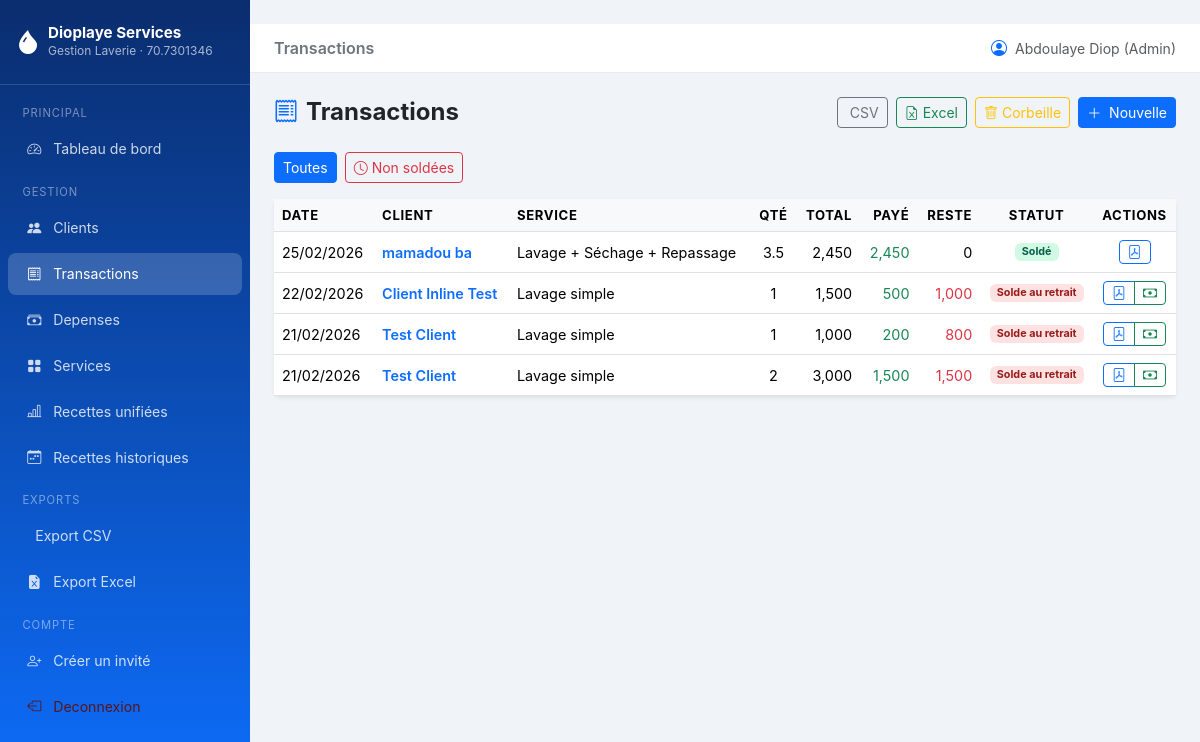
Before: /transactions/ (signed in) with the older database file.
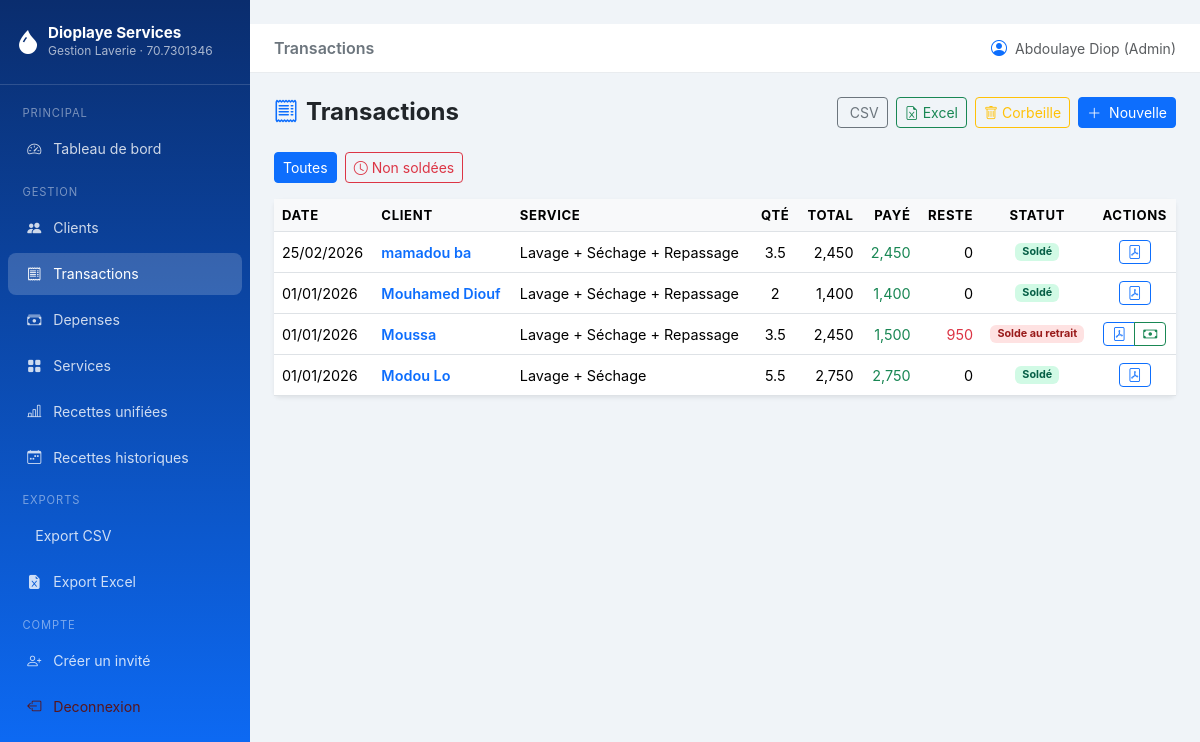
After: the same page with the newer database file.
### models.py (models this page shows, shortened)
class User(UserMixin, db.Model):
    __tablename__ = "users"
    id = db.Column(db.Integer, primary_key=True)
    username = db.Column(db.String(64), unique=True, nullable=False)
    email = db.Column(db.String(120), unique=True, nullable=False)
    password_hash = db.Column(db.String(256), nullable=False)
    role = db.Column(db.String(20), nullable=False, default="invite")
    is_active = db.Column(db.Boolean, default=True)
    created_at = db.Column(db.DateTime, default=datetime.utcnow)
    @property
    def is_admin(self) -> bool:
        return (self.role or "").lower() == "admin"

class Transaction(db.Model):
    __tablename__ = "transactions"
    TYPE_CHOICES = ["recette"]
    id = db.Column(db.Integer, primary_key=True)
    client_id = db.Column(db.Integer, db.ForeignKey("clients.id"), nullable=False)
    service_id = db.Column(db.Integer, db.ForeignKey("services.id"), nullable=False)
    quantite = db.Column(db.Float, nullable=False, default=1.0)
    total = db.Column(db.Float, nullable=False)
    montant_paye = db.Column(db.Float, default=0.0)
    type_transaction = db.Column(db.String(20), default="recette")
    date_transaction = db.Column(db.Date, default=date.today)
    notes = db.Column(db.String(300), nullable=True)
    created_at = db.Column(db.DateTime, default=datetime.utcnow)
    created_by_id = db.Column(db.Integer, db.ForeignKey("users.id"), nullable=True)
    deleted_at = db.Column(db.DateTime, nullable=True)
    client = db.relationship("Client", back_populates="transactions")
    service = db.relationship("Service", back_populates="transactions")
    created_by = db.relationship("User", foreign_keys=[created_by_id])
    paiements = db.relationship(
        "Paiement",
        back_populates="transaction",
        lazy="dynamic",
        cascade="all, delete-orphan",
    )
    @property
    def total_paye(self) -> float:
        if not self.id:
            return float(self.montant_paye or 0)
        result = db.session.query(
            db.func.coalesce(db.func.sum(Paiement.montant), 0)
        ).filter(
            Paiement.transaction_id == self.id
        ).scalar()
        return float(result or 0)
    @property
    def solde_restant(self) -> float:
        return max(0.0, float(self.total or 0) - self.total_paye)
    @property
    def est_solde(self) -> bool:
        return self.solde_restant <= 0

class Client(db.Model):
    __tablename__ = "clients"
    id = db.Column(db.Integer, primary_key=True)
    nom = db.Column(db.String(100), nullable=False)
    telephone = db.Column(db.String(20), nullable=True)
    adresse = db.Column(db.String(200), nullable=True)
    remarque = db.Column(db.String(300), nullable=True)
    created_at = db.Column(db.DateTime, default=datetime.utcnow)
    transactions = db.relationship(
        "Transaction",
        back_populates="client",
        lazy="dynamic",
        cascade="all, delete-orphan",
    )

class Service(db.Model):
    __tablename__ = "services"
    id = db.Column(db.Integer, primary_key=True)
    nom = db.Column(db.String(100), nullable=False, unique=True)
    prix_unitaire = db.Column(db.Float, nullable=False)
    description = db.Column(db.String(255), nullable=True)
    actif = db.Column(db.Boolean, default=True)
    created_at = db.Column(db.DateTime, default=datetime.utcnow)
    transactions = db.relationship("Transaction", back_populates="service", lazy="dynamic")

### routes/transactions.py (the view)
@transactions_bp.route("/")
@login_required
def index():
    page = request.args.get("page", 1, type=int)
    filtre = request.args.get("filtre", "tous")
    query = Transaction.query.filter(
        Transaction.deleted_at == None  # noqa: E711
    ).order_by(Transaction.date_transaction.desc())
    if filtre == "non_soldes":
        query = query.filter(Transaction.montant_paye < Transaction.total)
    pagination = query.paginate(page=page, per_page=Config.ITEMS_PER_PAGE, error_out=False)
    return render_template(
        "transactions/index.html",
        transactions=pagination.items,
        pagination=pagination,
        filtre=filtre,
    )

### templates/transactions/index.html (shortened to what this page needs)
﻿{% extends "base.html" %}
{% block page_title %}Transactions{% endblock %}
{% block content %}
<div class="d-flex justify-content-between align-items-center mb-4">
  <h4 class="fw-bold mb-0"><i class="bi bi-receipt text-primary me-2"></i>Transactions</h4>
  <div class="d-flex gap-2">
    <a href="{{ url_for('exports.transactions_csv') }}" class="btn btn-outline-secondary btn-sm">
      CSV
    </a>
    <a href="{{ url_for('exports.transactions_excel') }}" class="btn btn-outline-success btn-sm">
      <i class="bi bi-file-earmark-excel me-1"></i>Excel
    </a>
    {% if current_user.is_admin %}
    <a href="{{ url_for('transactions.corbeille') }}" class="btn btn-outline-warning btn-sm">
      <i class="bi bi-trash me-1"></i>Corbeille
    </a>
    {% endif %}
    <a href="{{ url_for('transactions.create') }}" class="btn btn-primary btn-sm">
      <i class="bi bi-plus-lg me-1"></i> Nouvelle
    </a>
  </div>
</div>
<div class="mb-3 d-flex gap-2">
  <a href="{{ url_for('transactions.index', filtre='tous') }}"
     class="btn btn-sm {% if filtre == 'tous' %}btn-primary{% else %}btn-outline-primary{% endif %}">
    Toutes
  </a>
  <a href="{{ url_for('transactions.index', filtre='non_soldes') }}"
     class="btn btn-sm {% if filtre == 'non_soldes' %}btn-danger{% else %}btn-outline-danger{% endif %}">
    <i class="bi bi-clock me-1"></i>Non soldées
  </a>
</div>
<div class="card border-0 shadow-sm">
  <div class="card-body p-0">
    <div class="table-responsive">
      <table class="table table-hover mb-0">
        <thead>
          <tr>
            <th>Date</th>
            <th>Client</th>
            <th>Service</th>
            <th class="text-center">Qté</th>
            <th class="text-end">Total</th>
            <th class="text-end">Payé</th>
            <th class="text-end">Reste</th>
            <th class="text-center">Statut</th>
            <th class="text-center">Actions</th>
          </tr>
        </thead>
        <tbody>
          {% for tx in transactions %}
          <tr>
            <td>{{ tx.date_transaction.strftime("%d/%m/%Y") }}</td>
            <td>
              <a href="{{ url_for('clients.detail', client_id=tx.client_id) }}"
                 class="text-decoration-none fw-semibold">{{ tx.client.nom }}</a>
            </td>
            <td>{{ tx.service.nom }}</td>
            <td class="text-center">{{ "{:g}".format(tx.quantite) }}</td>
            <td class="text-end">{{ "{:,.0f}".format(tx.total) }}</td>
            <td class="text-end text-success">{{ "{:,.0f}".format(tx.total_paye) }}</td>
            <td class="text-end {% if tx.solde_restant > 0 %}text-danger{% endif %}">
              {{ "{:,.0f}".format(tx.solde_restant) }}
            </td>
            <td class="text-center">
              {% if tx.est_solde %}
              <span class="badge badge-solde">Soldé</span>
              {% elif tx.total_paye <= 0 %}
              <span class="badge badge-du">Paiement au retrait</span>
              {% else %}
              <span class="badge badge-du">Solde au retrait</span>
              {% endif %}
            </td>
            <td class="text-center">
              <div class="btn-group btn-group-sm">
                <a href="{{ url_for('exports.recu_pdf', tx_id=tx.id) }}"
                   class="btn btn-outline-primary" title="PDF" target="_blank">
                  <i class="bi bi-file-pdf"></i>
                </a>
                {% if not tx.est_solde %}
                <a href="{{ url_for('transactions.paiement', tx_id=tx.id) }}"
                   class="btn btn-outline-success" title="Encaisser / Retrait">
                  <i class="bi bi-cash"></i>
                </a>
                {% endif %}
              </div>
            </td>
          </tr>
          {% else %}
          <tr>
            <td colspan="9" class="text-center text-muted py-4">
              <i class="bi bi-receipt fs-2 d-block mb-2"></i>Aucune transaction
            </td>
          </tr>
          {% endfor %}
        </tbody>
      </table>
    </div>
  </div>
</div>
{% endblock %}

### templates/base.html (shortened to what this page needs)
﻿<!DOCTYPE html>
<html lang="fr">
<head>
  <link rel="stylesheet" href="https://cdn.jsdelivr.net/npm/bootstrap@5.3.3/dist/css/bootstrap.min.css">
  <link rel="stylesheet" href="https://cdn.jsdelivr.net/npm/bootstrap-icons@1.11.3/font/bootstrap-icons.css">
  <link rel="stylesheet" href="{{ url_for('static', filename='css/main.css') }}">
</head>
<body>
{% if current_user.is_authenticated %}
<nav id="sidebar">
  <div class="brand">
    <div class="d-flex align-items-center gap-2">
      <i class="bi bi-droplet-fill fs-4 text-white"></i>
      <div>
        <h5>{{ config.get('LAVERIE_NOM', 'Dioplaye Services') }}</h5>
        <small>Gestion Laverie · {{ config.get('LAVERIE_TELEPHONE', '-') }}</small>
      </div>
    </div>
  </div>
  <ul class="nav flex-column mt-2">
    <li class="nav-section">Principal</li>
    <li class="nav-item">
      <a class="nav-link {% if request.endpoint == 'dashboard.index' %}active{% endif %}"
         href="{{ url_for('dashboard.index') }}">
        <i class="bi bi-speedometer2"></i> Tableau de bord
      </a>
    </li>
    <li class="nav-section">Gestion</li>
    <li class="nav-item">
      <a class="nav-link {% if request.blueprint == 'clients' %}active{% endif %}"
         href="{{ url_for('clients.index') }}">
        <i class="bi bi-people-fill"></i> Clients
      </a>
    </li>
    <li class="nav-item">
      <a class="nav-link {% if request.blueprint == 'transactions' %}active{% endif %}"
         href="{{ url_for('transactions.index') }}">
        <i class="bi bi-receipt"></i> Transactions
      </a>
    </li>
    <li class="nav-item">
      <a class="nav-link {% if request.blueprint == 'depenses' %}active{% endif %}"
         href="{{ url_for('depenses.index') }}">
        <i class="bi bi-cash-stack"></i> Depenses
      </a>
    </li>
    <li class="nav-item">
      <a class="nav-link {% if request.blueprint == 'services' %}active{% endif %}"
         href="{{ url_for('services.index') }}">
        <i class="bi bi-grid-fill"></i> Services
      </a>
    </li>
    <li class="nav-item">
      <a class="nav-link {% if request.endpoint == 'recettes_historiques.unifiees' %}active{% endif %}"
         href="{{ url_for('recettes_historiques.unifiees') }}">
        <i class="bi bi-bar-chart-line"></i> Recettes unifiées
      </a>
    </li>
    {% if current_user.is_admin %}
    <li class="nav-item">
      <a class="nav-link {% if request.blueprint == 'recettes_historiques' and request.endpoint != 'recettes_historiques.unifiees' %}active{% endif %}"
         href="{{ url_for('recettes_historiques.index') }}">
        <i class="bi bi-calendar-week"></i> Recettes historiques
      </a>
    </li>
    {% endif %}
    <li class="nav-section">Exports</li>
    <li class="nav-item">
      <a class="nav-link" href="{{ url_for('exports.transactions_csv') }}">
         Export CSV
      </a>
    </li>
    <li class="nav-item">
      <a class="nav-link" href="{{ url_for('exports.transactions_excel') }}">
        <i class="bi bi-file-earmark-excel-fill"></i> Export Excel
      </a>
    </li>
    <li class="nav-section mt-auto">Compte</li>
    {% if current_user.is_admin %}
    <li class="nav-item">
      <a class="nav-link" href="{{ url_for('auth.create_invite') }}">
        <i class="bi bi-person-plus"></i> Créer un invité
      </a>
    </li>
    {% endif %}
    <li class="nav-item">
      <a class="nav-link text-danger-emphasis" href="{{ url_for('auth.logout') }}">
        <i class="bi bi-box-arrow-left"></i> Deconnexion
      </a>
    </li>
  </ul>
</nav>
{% endif %}
<div id="main-content">
  {% if current_user.is_authenticated %}
  <div class="topbar d-flex align-items-center justify-content-between">
    <div class="d-flex align-items-center gap-3">
      <span class="fw-semibold text-secondary">{% block page_title %}{% endblock %}</span>
    </div>
    <div class="d-flex align-items-center gap-2">
      <i class="bi bi-person-circle text-primary"></i>
      <small class="text-muted">
        {{ current_user.username }}{% if current_user.is_admin %} (Admin){% else %} (Invité){% endif %}
      </small>
    </div>
  </div>
  {% endif %}
  <div class="page-content">
    {% block content %}{% endblock %}
  </div>
</div>
</body>
</html>

### static/css/main.css (style rules this page uses)
:root { --sidebar-width: 250px; --primary: #0d6efd; --success: #198754; }
body { background: #f0f4f8; font-family: 'Inter', sans-serif; }
#sidebar { width: var(--sidebar-width); min-height: 100vh; background: linear-gradient(180deg, #0a2d6e 0%, #0d6efd 100%); position: fixed; top: 0; left: 0; z-index: 100; transition: transform 0.3s ease; }
#sidebar .brand { padding: 1.5rem 1rem; border-bottom: 1px solid rgba(255,255,255,.15); }
#sidebar .brand h5 { color: #fff; font-weight: 700; margin: 0; font-size: .95rem; }
#sidebar .brand small { color: rgba(255,255,255,.65); font-size: .75rem; }
#sidebar .nav-link { color: rgba(255,255,255,.8); padding: .65rem 1.2rem; border-radius: 8px; margin: 2px 8px; transition: all .2s; font-size: .88rem; }
#sidebar .nav-link:hover, #sidebar .nav-link.active { background: rgba(255,255,255,.18); color: #fff; }
#sidebar .nav-link i { width: 20px; text-align: center; margin-right: 8px; }
#sidebar .nav-section { font-size: .7rem; text-transform: uppercase; letter-spacing: .08em; color: rgba(255,255,255,.45); padding: .75rem 1.4rem .25rem; }
#main-content { margin-left: var(--sidebar-width); min-height: 100vh; }
.topbar { background: #fff; border-bottom: 1px solid #e9ecef; padding: .75rem 1.5rem; position: sticky; top: 0; z-index: 50; }
.page-content { padding: 1.5rem; }
.table thead th { background: #f8f9fa; font-size: .82rem; text-transform: uppercase; letter-spacing: .05em; }
.table td { vertical-align: middle; font-size: .9rem; }
.badge-solde { background: #d1fae5; color: #065f46; }
.badge-du { background: #fee2e2; color: #991b1b; }

### templates/base.html (style rules this page uses)
:root { --sidebar-width: 250px; --primary: #0d6efd; --success: #198754; }
body { background: #f0f4f8; font-family: 'Inter', sans-serif; }
#sidebar { width: var(--sidebar-width); min-height: 100vh; background: linear-gradient(180deg, #0a2d6e 0%, #0d6efd 100%); position: fixed; top: 0; left: 0; z-index: 100; transition: transform 0.3s ease; }
#sidebar .brand { padding: 1.5rem 1rem; border-bottom: 1px solid rgba(255,255,255,.15); }
#sidebar .brand h5 { color: #fff; font-weight: 700; margin: 0; font-size: .95rem; }
#sidebar .brand small { color: rgba(255,255,255,.65); font-size: .75rem; }
#sidebar .nav-link { color: rgba(255,255,255,.8); padding: .65rem 1.2rem; border-radius: 8px; margin: 2px 8px; transition: all .2s; font-size: .88rem; }
#sidebar .nav-link:hover, #sidebar .nav-link.active { background: rgba(255,255,255,.18); color: #fff; }
#sidebar .nav-link i { width: 20px; text-align: center; margin-right: 8px; }
#sidebar .nav-section { font-size: .7rem; text-transform: uppercase; letter-spacing: .08em; color: rgba(255,255,255,.45); padding: .75rem 1.4rem .25rem; }
#main-content { margin-left: var(--sidebar-width); min-height: 100vh; }
.topbar { background: #fff; border-bottom: 1px solid #e9ecef; padding: .75rem 1.5rem; position: sticky; top: 0; z-index: 50; }
.page-content { padding: 1.5rem; }
.table thead th { background: #f8f9fa; font-size: .82rem; text-transform: uppercase; letter-spacing: .05em; }
.table td { vertical-align: middle; font-size: .9rem; }
.badge-solde { background: #d1fae5; color: #065f46; }
.badge-du { background: #fee2e2; color: #991b1b; }

Changed rows visible on the page:
removed Transaction: date_transaction "22/02/2026", client.nom "Client Inline Test", service.nom "Lavage simple", quantite "1", total "1,500", total_paye "500", solde_restant "1,000", shows "Solde au retrait"
removed Transaction: date_transaction "21/02/2026", client.nom "Test Client", service.nom "Lavage simple", quantite "1", total "1,000", total_paye "200", solde_restant "800", shows "Solde au retrait"
removed Transaction: date_transaction "21/02/2026", client.nom "Test Client", service.nom "Lavage simple", quantite "2", total "3,000", total_paye "1,500", solde_restant "1,500", shows "Solde au retrait"
added Transaction: date_transaction "01/01/2026", client.nom "Mouhamed Diouf", service.nom "Lavage + Séchage + Repassage", quantite "2", total "1,400", total_paye "1,400", solde_restant "0", shows "Soldé"
added Transaction: date_transaction "01/01/2026", client.nom "Moussa", service.nom "Lavage + Séchage + Repassage", quantite "3.5", total "2,450", total_paye "1,500", solde_restant "950", shows "Solde au retrait"
added Transaction: date_transaction "01/01/2026", client.nom "Modou Lo", service.nom "Lavage + Séchage", quantite "5.5", total "2,750", total_paye "2,750", solde_restant "0", shows "Soldé"
